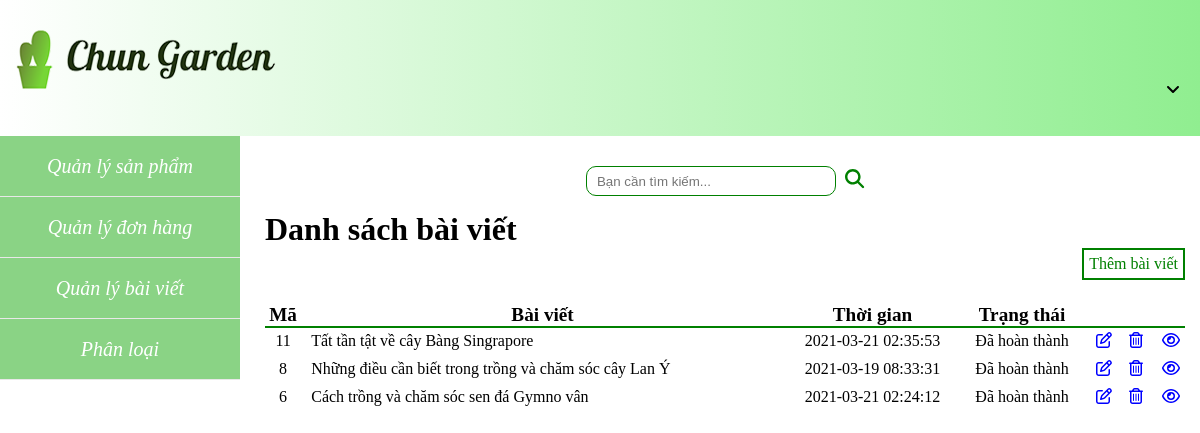
Screenshot of /admin/modules/post/list.php with the database file from the repository.
### tables this page shows
CREATE TABLE `post` (
  `id_Post` int(11) NOT NULL,
  `date_post` timestamp NOT NULL DEFAULT current_timestamp() ON UPDATE current_timestamp(),
  `pic` varchar(255) NOT NULL,
  `title` varchar(255) DEFAULT NULL,
  `body` text NOT NULL,
  `status_post` tinyint(1) NOT NULL
);

### admin/modules/post/list.php (the view, shortened to what this page needs)
<?php
require_once 'Layout/header.php';
?>
<?php
$sql="SELECT * FROM Post ORDER BY id_Post DESC";
$result = mysqli_query($conn,$sql);
?>
	<div class="search">
		<form class="content_search" >
			<input type="text" name="kw" placeholder="Bạn cần tìm kiếm...">
			<button type="submit" name="btnSearch"><i class="fas fa-search"></i></button>
			</form>
	</div>
	<div class="list_post">
		<h1>Danh sách bài viết</h1>
		<a href="index.php?module=post&action=insert">Thêm bài viết</a>
		<br>
<br>
<table>
	<tr>
		<th>Mã</th>
		<th>Bài viết</th>
		<th>Thời gian</th>
		<th>Trạng thái</th>
		<th colspan="3"></th>
	</tr>
	<tr>
		<?php
			if(mysqli_num_rows($result)==0){
				echo"<tr>
				<td colspan='7'><h3>Không có bài viết nào</h3></td></tr>";
			}
			else{
				foreach ($result as $row) {
					echo "<tr>";
						$id =$row['id_Post'];
						$title=$row['title'];
						$date=$row['date_post'];
					echo "<td>".$id."</td>";
					echo "<td><p>".$title."</p></td>";
					echo "<td>".$date."</td>";
					echo "<td>";
						$arrStatus = array(0 => 'Đã hoàn thành',1=>'Chưa hoàn thành');
						$stt=$row['status_post'];
						echo $arrStatus[$stt];
					echo "</td>";
					echo "<td>";
						echo "<a href='index.php?module=post&action=edit&id=$id'><i class='far fa-edit'></i> </a>";
					echo "</td>";
					echo "<td>";
						echo "<a href='index.php?module=post&action=delete&id=$id'> <i class='far fa-trash-alt'></i> </a>";
					echo "</td>";
					echo "<td>";
						echo "<a href='index.php?module=post&action=view_post&id=$id'> <i class='far fa-eye'></i> </a>";
					echo "</td>";
					echo "</tr>";
				}
			}
		?>
	</tr>
</table>
	</div>
<?php
require_once 'Layout/footer.php';
?>

### admin/Layout/header.php (style rules this page uses)
* { padding: 0; margin: 0; box-sizing:border-box; border-collapse: collapse; list-style: none; text-decoration: none; }
body { background-color: #A4E2AA; }

### admin/modules/post/list.php (style rules this page uses)
.list_post { padding: 15px; }
.list_post table { width: 100%; margin-top: 20px; text-align: center; border-spacing: 35px; }
.list_post a { color: green; text-decoration: none; border: 2px solid green; padding: 5px; float: right; }
.list_post th { font-size: larger; }
.list_post table th { margin-top: 10px ; border-bottom: 2px solid green; }
.list_post table,tr,th,td { border-collapse: collapse; }
.list_post table tr td a { color: blue; border :none; }
.list_post table tr td p { text-align: left; padding-left: 10px; }
.content_search input { width: 250px; height: 30px; border:1px solid green; border-radius: 10px; outline: none; padding-left: 10px; }
.content_search button { margin-left: 5px; color: green; border: none; font-size: larger; background: white; }
.search { margin-top: 30px; text-align: center; }

### rows the page displays
post: id_Post "11", title "Tất tần tật về cây Bàng Singrapore", date_post "2021-03-21 02:35:53", status_post "Đã hoàn thành"
post: id_Post "8", title "Những điều cần biết trong trồng và chăm sóc cây Lan Ý", date_post "2021-03-19 08:33:31", status_post "Đã hoàn thành"
post: id_Post "6", title "Cách trồng và chăm sóc sen đá Gymno vân", date_post "2021-03-21 02:24:12", status_post "Đã hoàn thành"
